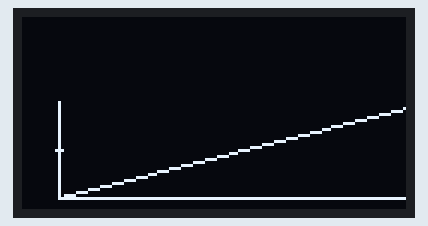
The sketch below on a simulated Arduino Uno, built with avr-gcc and run on an emulated ATmega328P. Parts: 128×64 one-colour display.

Above: at 0.1 s.

The sketch:

DrawPixels.ino.ino
```cpp
#include "U8glib.h"

U8GLIB_SSD1306_128X64 oled(U8G_I2C_OPT_NONE);


void setup() {
  // put your setup code here, to run once:

}


void draw(void) {
  oled.drawPixel(11, 44);
  oled.drawPixel(13, 44);

  oled.drawLine(12, 28, 12, 60);
  oled.drawLine(12, 60, 128, 60);
  oled.drawLine(12, 60, 128, 30);
}

void loop() {
  // put your main code here, to run repeatedly:
  oled.firstPage();
  do {
    draw();
  } while(oled.nextPage());

}
```
